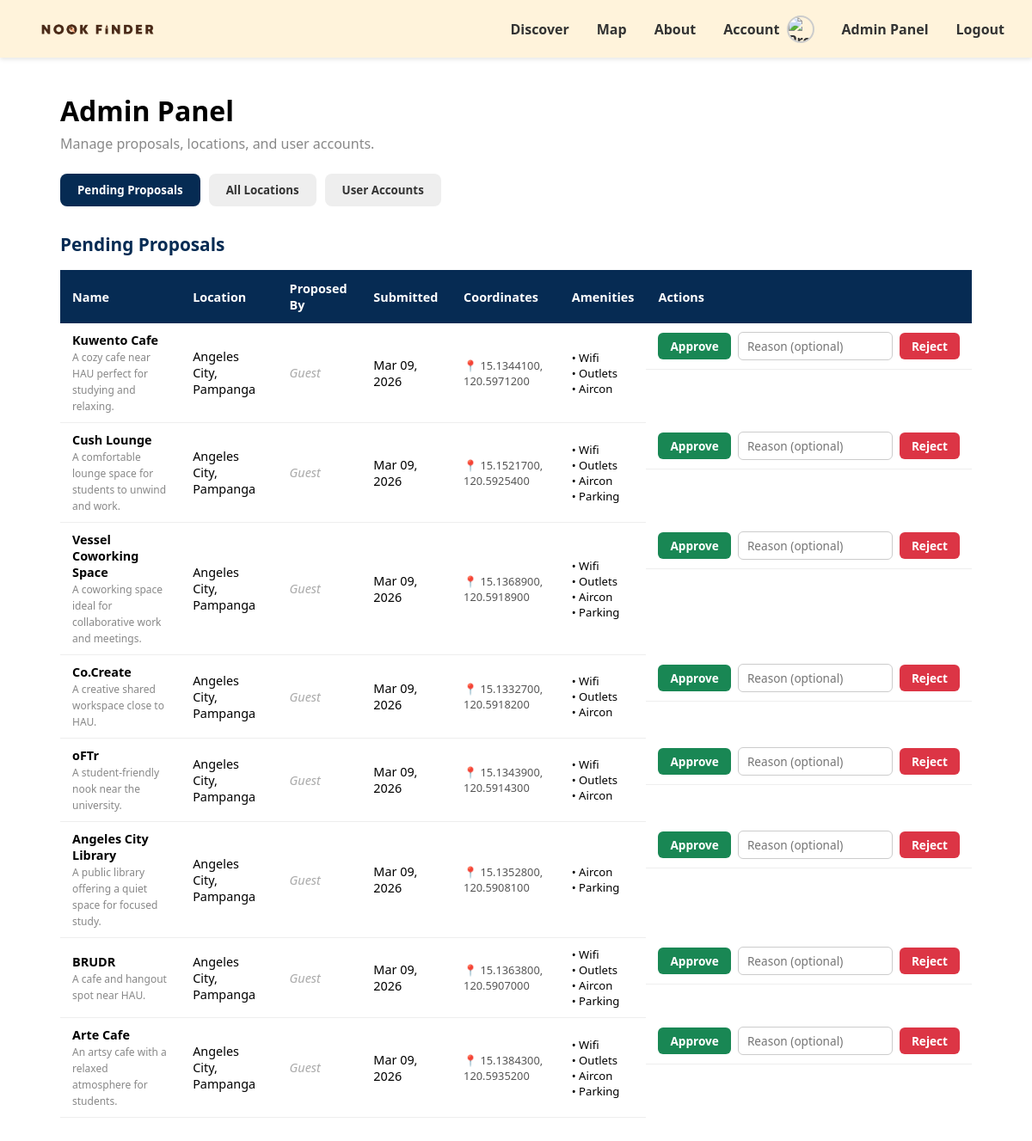
Page /admin.php (signed in) on the earlier database version.
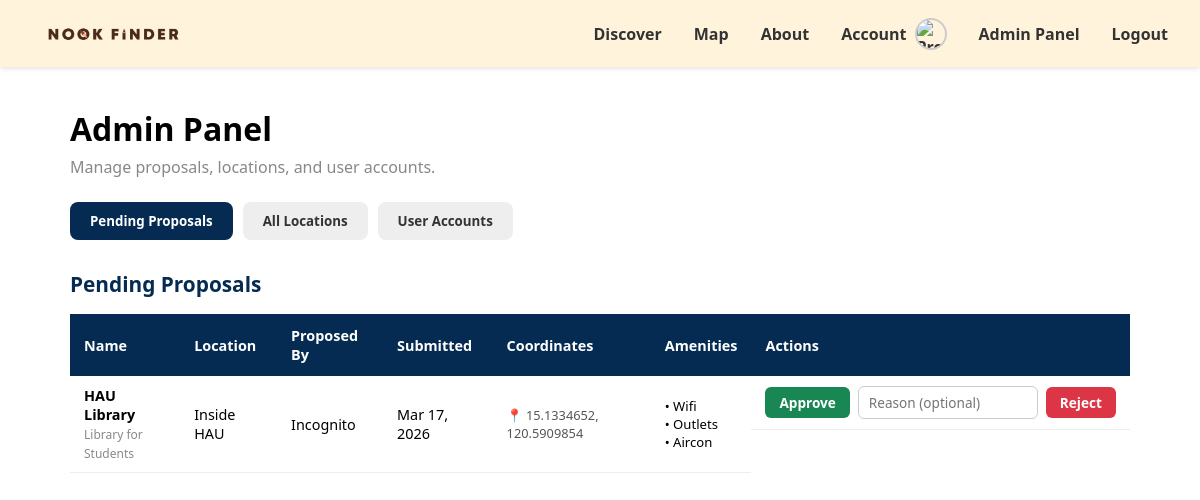
Same page on the later database version.
### tables this page shows
CREATE TABLE `places` (
  `id` int(11) NOT NULL,
  `name` varchar(100) NOT NULL,
  `location` varchar(150) NOT NULL,
  `distance_km` decimal(3,1) NOT NULL,
  `description` text DEFAULT NULL,
  `created_by` int(11) DEFAULT NULL,
  `created_at` timestamp NOT NULL DEFAULT current_timestamp(),
  `image` varchar(255) DEFAULT NULL,
  `latitude` decimal(10,7) NOT NULL,
  `longitude` decimal(10,7) NOT NULL,
  `wifi` enum('Yes','No') NOT NULL DEFAULT 'No',
  `outlet` enum('Yes','No') NOT NULL DEFAULT 'No',
  `aircon` enum('Yes','No') NOT NULL DEFAULT 'No',
  `parking` enum('Yes','No') NOT NULL DEFAULT 'No',
  `status` enum('pending','approved','rejected') DEFAULT 'pending',
  `proposed_by` int(11) DEFAULT NULL,
  `reviewed_by` int(11) DEFAULT NULL,
  `reviewed_at` datetime DEFAULT NULL,
  `rejection_reason` varchar(255) DEFAULT NULL
);

CREATE TABLE `accounts` (
  `account_id` int(11) NOT NULL,
  `username` varchar(50) NOT NULL,
  `password` varchar(255) NOT NULL,
  `profile_pic` varchar(255) DEFAULT NULL,
  `created_at` timestamp NOT NULL DEFAULT current_timestamp(),
  `Type` varchar(10) NOT NULL DEFAULT 'User'
);

### admin.php (the view, shortened to what this page needs)
<?php include 'header.php'; ?>
<div class="admin-wrapper">
    <h1 style="margin-bottom: 6px;">Admin Panel</h1>
    <p style="color: #888; margin-bottom: 24px;">Manage proposals, locations, and user accounts.</p>
    <div class="admin-tabs">
        <button class="tab-btn active" onclick="switchTab('pending', event)">Pending Proposals</button>
        <button class="tab-btn" onclick="switchTab('locations', event)">All Locations</button>
        <button class="tab-btn" onclick="switchTab('users', event)">User Accounts</button>
    </div>
    <div id="tab-pending" class="tab-content active">
        <div class="section-title">Pending Proposals</div>
        <table>
            <thead>
                <tr>
                    <th>Name</th>
                    <th>Location</th>
                    <th>Proposed By</th>
                    <th>Submitted</th>
                    <th>Coordinates</th>
                    <th>Amenities</th>
                    <th>Actions</th>
                </tr>
            </thead>
            <tbody>
                <?php
                $result = $conn->query("
                    SELECT p.*, a.username
                    FROM places p
                    LEFT JOIN accounts a ON p.proposed_by = a.account_id
                    WHERE p.status = 'pending'
                    ORDER BY p.created_at DESC
                ");
                if ($result->num_rows === 0): ?>
                    <tr><td colspan="7" style="text-align:center; color:#888; padding:20px;">No pending proposals.</td></tr>
                <?php else:
                    while ($row = $result->fetch_assoc()): ?>
                    <tr>
                        <td><b><?= htmlspecialchars($row['name']) ?></b><br><small style="color:#888;"><?= htmlspecialchars($row['description']) ?></small></td>
                        <td><?= htmlspecialchars($row['location']) ?></td>
                        <td><?= $row['username'] ? htmlspecialchars($row['username']) : '<i style="color:#aaa;">Guest</i>' ?></td>
                        <td><?= date('M d, Y', strtotime($row['created_at'])) ?></td>
                        <td style="font-size: 0.8rem; color: #555;">
    📍                      <?= $row['latitude'] ?>, <?= $row['longitude'] ?>
                        </td>
                        <td style="font-size: 0.82rem;">
                            <?= $row['wifi']    === 'Yes' ? '<div>• Wifi</div>' : '' ?>
                            <?= $row['outlet']  === 'Yes' ? '<div>• Outlets</div>' : '' ?>
                            <?= $row['aircon']  === 'Yes' ? '<div>• Aircon</div>' : '' ?>
                            <?= $row['parking'] === 'Yes' ? '<div>• Parking</div>' : '' ?>
                        </td>
                        <td style="display:flex; gap:8px; align-items:center; flex-wrap:nowrap; white-space:nowrap;">
                            <button class="action-btn btn-approve" onclick="reviewPlace(<?= $row['id'] ?>, 'approved', '')">Approve</button>
                            <input type="text" id="reason-<?= $row['id'] ?>" class="reject-reason" placeholder="Reason (optional)">
                            <button class="action-btn btn-reject" onclick="reviewPlace(<?= $row['id'] ?>, 'rejected', document.getElementById('reason-<?= $row['id'] ?>').value)">Reject</button>
                        </td>
                    </tr>
                <?php endwhile; endif; ?>
            </tbody>
        </table>
    </div>
</div>

Differences in the rows shown:
no longer on this page (row edited): places: name "Kuwento Cafe", description "A cozy cafe near HAU perfect for studying and relaxing.", location "Angeles City, Pampanga", shows "Guest", created_at "Mar 09, 2026", latitude "15.1344100", longitude "120.5971200", wifi "• Wifi", outlet "• Outlets", aircon "• Aircon"
no longer on this page (row edited): places: name "Cush Lounge", description "A comfortable lounge space for students to unwind and work.", location "Angeles City, Pampanga", shows "Guest", created_at "Mar 09, 2026", latitude "15.1521700", longitude "120.5925400", wifi "• Wifi", outlet "• Outlets", aircon "• Aircon", parking "• Parking"
no longer on this page (row edited): places: name "Vessel Coworking Space", description "A coworking space ideal for collaborative work and meetings.", location "Angeles City, Pampanga", shows "Guest", created_at "Mar 09, 2026", latitude "15.1368900", longitude "120.5918900", wifi "• Wifi", outlet "• Outlets", aircon "• Aircon", parking "• Parking"
no longer on this page (row edited): places: name "Co.Create", description "A creative shared workspace close to HAU.", location "Angeles City, Pampanga", shows "Guest", created_at "Mar 09, 2026", latitude "15.1332700", longitude "120.5918200", wifi "• Wifi", outlet "• Outlets", aircon "• Aircon"
no longer on this page (row edited): places: name "oFTr", description "A student-friendly nook near the university.", location "Angeles City, Pampanga", shows "Guest", created_at "Mar 09, 2026", latitude "15.1343900", longitude "120.5914300", wifi "• Wifi", outlet "• Outlets", aircon "• Aircon"
no longer on this page (row edited): places: name "Angeles City Library", description "A public library offering a quiet space for focused study.", location "Angeles City, Pampanga", shows "Guest", created_at "Mar 09, 2026", latitude "15.1352800", longitude "120.5908100", aircon "• Aircon", parking "• Parking"
no longer on this page (row edited): places: name "BRUDR", description "A cafe and hangout spot near HAU.", location "Angeles City, Pampanga", shows "Guest", created_at "Mar 09, 2026", latitude "15.1363800", longitude "120.5907000", wifi "• Wifi", outlet "• Outlets", aircon "• Aircon", parking "• Parking"
no longer on this page (row edited): places: name "Arte Cafe", description "An artsy cafe with a relaxed atmosphere for students.", location "Angeles City, Pampanga", shows "Guest", created_at "Mar 09, 2026", latitude "15.1384300", longitude "120.5935200", wifi "• Wifi", outlet "• Outlets", aircon "• Aircon", parking "• Parking"
added places: name "HAU Library", description "Library for Students", location "Inside HAU", accounts.username "Incognito", created_at "Mar 17, 2026", latitude "15.1334652", longitude "120.5909854", wifi "• Wifi", outlet "• Outlets", aircon "• Aircon"
